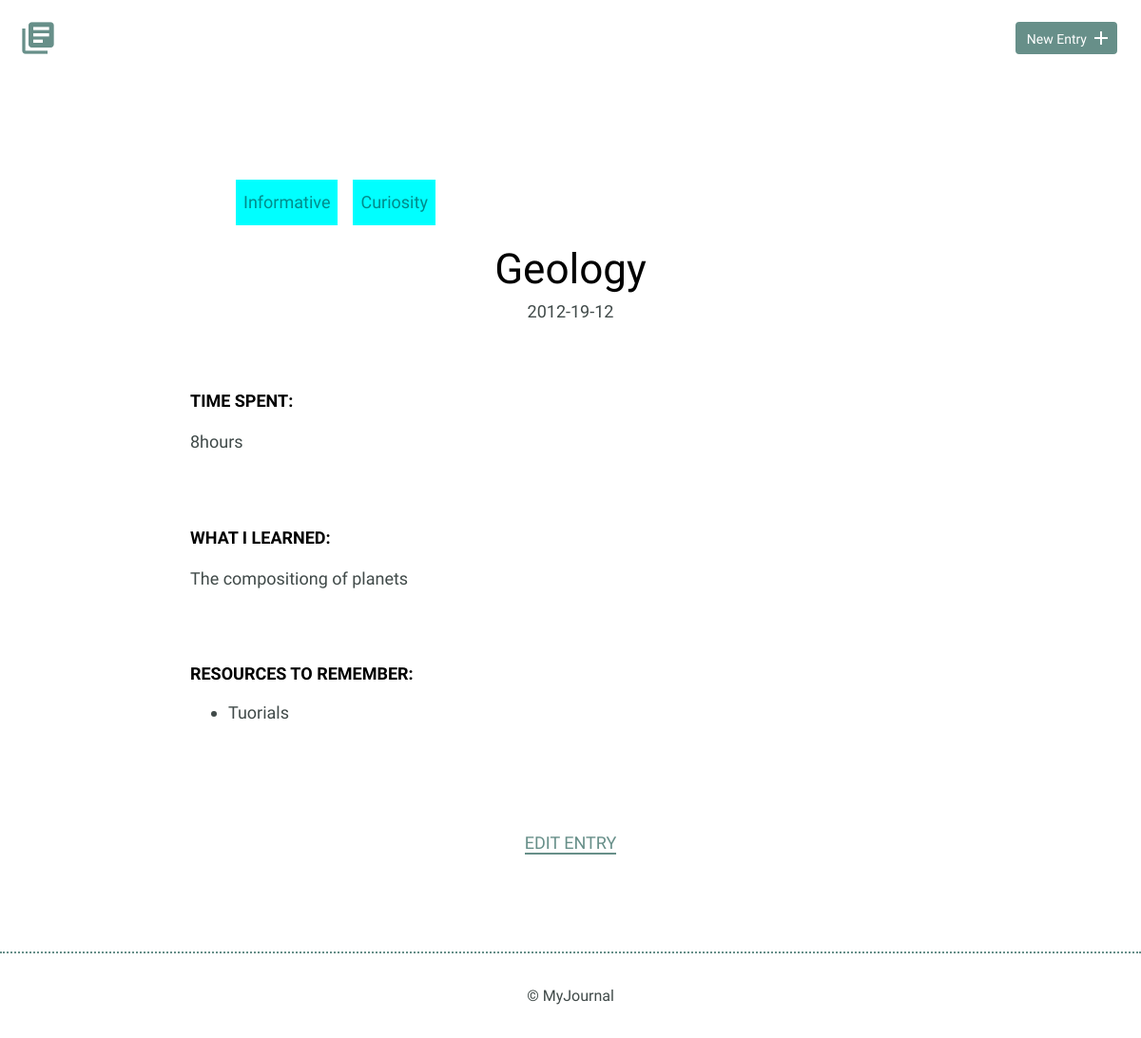
Screenshot of /detail.php?id=6 with the database file from the repository.
### tables this page shows
CREATE TABLE "entries_tags" (
	"id"	INTEGER PRIMARY KEY AUTOINCREMENT UNIQUE,
	"entriesId"	INT,
	"tagId"	INT,
	CONSTRAINT "fk_cons" FOREIGN KEY("entriesId") REFERENCES "entries"("id") ON DELETE CASCADE ON UPDATE CASCADE,
	CONSTRAINT "fk_cons2" FOREIGN KEY("tagId") REFERENCES "tags"("id") ON DELETE CASCADE ON UPDATE CASCADE
);

CREATE TABLE "tags" (
	"id"	INTEGER PRIMARY KEY AUTOINCREMENT,
	"name"	TEXT UNIQUE
);

CREATE TABLE "entries" (
	"id"	INTEGER PRIMARY KEY AUTOINCREMENT,
	"title"	TEXT UNIQUE,
	"date"	TEXT,
	"time_spent"	TEXT,
	"learned"	TEXT,
	"resources"	TEXT,
	"tagId"	INT,
	CONSTRAINT "fk_column" FOREIGN KEY("tagId") REFERENCES "tags"("id")
);

### inc/connection.php (called while the page is built, shortened)
<?php
function getOne ($database,$id){
    $query=("SELECT * FROM entries WHERE id=:id");
    try{
    $result=$database->prepare($query);
    $result->execute(["id"=>$id]);
    return $result;
    }catch(Exception $e){
        echo $e->getMessage();
    }
}
function joinTag($db,$id){
    try{
    $query="SELECT entries_tags.entriesId,entries_tags.tagId,tags.name,tags.id FROM entries_tags JOIN  tags ON entries_tags.tagId=tags.id WHERE entries_tags.entriesId =:d";
    $res=$db->prepare($query);
    $res->execute(["d"=>$id]);
    return $res;
    }catch( Exception $e){
        echo $e->getMessage();
    }
}

### detail.php (the view, shortened to what this page needs)
<?php include 'inc/header.php'?>
<?php include 'inc/connection.php'?>
<?php
$res=null;
 if(isset($_GET["id"])){
    $identity=filter_var($_GET["id"], FILTER_SANITIZE_NUMBER_INT);
    $res=getOne($conn,$identity)->fetch();
    $entries=connect();
 }
 ?>
        <section>
            <div class="container">
                <div class="entry-list single">
                <ul>
                <?php
                 $answer=joinTag($entries,$res["id"])->fetchALL();
                 foreach($answer as $a){
                     echo "<li class=tags>".$a["name"]."<?li>";
                 }
                 ?>
                    </ul>
                    <article>
                        <h1><?php echo $res["title"]?></h1>
                        <time datetime="2016-01-31"><?php echo $res["date"]?></time>
                        <div class="entry">
                            <h3>Time Spent:</h3>
                            <p><?php echo $res["time_spent"]?></p>
                        </div>
                        <div class="entry">
                            <h3>What I Learned:</h3>
                            <p><?php  echo $res["learned"]?></p>
                        </div>
                        <div class="entry">
                            <h3>Resources to Remember:</h3>
                            <ul>
                                <?php
                                $resources=explode(",",$res["resources"]);
                                foreach($resources as $r){
                                echo  "<li>".$r."</li>";
                                }
                                    ?>
                            </ul>
                        </div>
                    </article>
                </div>
            </div>
            <div class="edit">
                <?php echo "<p><a href=edit.php?id=".$res["id"].">Edit Entry</a></p>";
                ?>
            </div>
        </section>
        <?php include 'inc/footer.php'?>
    </body>
</html>

### inc/css/site.css (style rules this page uses)
body { font-size: 16px; color: #404a49; font-family: 'Cousine', serif; font-weight: 400; }
.container { margin: 0 auto; padding: 0 25px; }
h1, h2, h3 { margin: 0; font-weight: 400; line-height: 1em; color: #000; }
h1 { font-size: 44px; margin-bottom: 12px; }
h3 { font-size: 18px; font-family: 'Work Sans', serif; font-weight: 600; text-transform: uppercase; }
p { line-height: 1.8em; font-size: 18px; }
p a { border-bottom: 2px solid #678f89; padding: 0; color: #678f89; text-decoration: none; }
ul li { line-height: 1.8em; font-size: 18px; }
.entry-list, .edit-entry, .new-entry { max-width: 800px; margin: 0 auto; padding: 70px 0 150px 0; }
.entry-list article { margin-bottom: 70px; text-align: center; }
.entry-list article:last-child { margin-bottom: 0; }
.entry-list.single { padding-bottom: 70px; }
.entry-list.single time { font-size: 18px; }
.entry { max-width: 800px; margin: 75px auto 0 auto; text-align: left; }
.entry p { margin-bottom: 40px; }
.edit { padding-bottom: 80px; text-align: center; margin: 0 auto; }
.edit a { font-weight: 400; text-transform: uppercase; font-size: 18px; }
.tags { text-decoration: none; background-color: aqua; display: inline-block; width: auto; padding: .5rem; margin: .5rem; transition: .5s; }
.tags { text-decoration: none; color: darkcyan; }

### rows the page displays
entries_tags: tagId.name "Informative"
entries_tags: tagId.name "Curiosity"
entries: title "Geology", date "2012-19-12", time_spent "8hours", learned "The compositiong of planets", resources "Tuorials"
